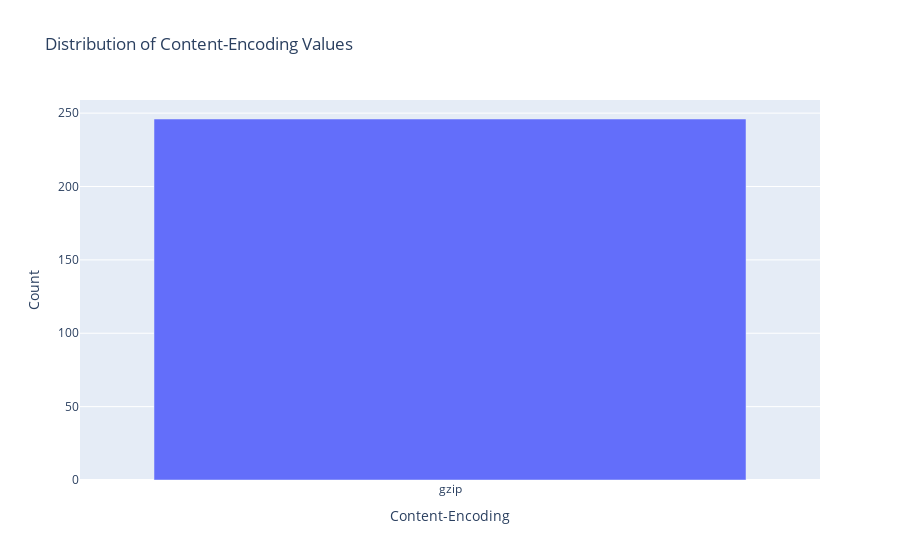

Notebook cell for this chart:
### Code cell
# Count the occurrence of each encoding
content_encoding_counts = data['Content-Encoding'].value_counts()

# Convert the Series to a DataFrame
content_encoding_counts_df = content_encoding_counts.reset_index()

# Rename the columns for the plot
content_encoding_counts_df.columns = ['Content-Encoding', 'Count']

# Create the bar plot
fig = px.bar(content_encoding_counts_df, x='Content-Encoding', y='Count', title='Distribution of Content-Encoding Values')

# Display the plot
fig.show()
pio.write_html(fig, file='../../fam-report-site/public/Web-Analytics/contentencoding.html', auto_open=True)

### Figure 1 — Plotly figure (JSON) as saved in the notebook; plotly's stock layout.template omitted (floating-point values rounded to 4 significant figures)
{"data": [{"alignmentgroup": "True", "hovertemplate": "Content-Encoding=%{x}<br>Count=%{y}<extra></extra>", "legendgroup": "", "marker": {"color": "#636efa", "pattern": {"shape": ""}}, "name": "", "offsetgroup": "", "orientation": "v", "showlegend": false, "textposition": "auto", "type": "bar", "x": ["gzip"], "xaxis": "x", "y": [246], "yaxis": "y"}], "layout": {"barmode": "relative", "legend": {"tracegroupgap": 0}, "title": {"text": "Distribution of Content-Encoding Values"}, "xaxis": {"anchor": "y", "domain": [0, 1], "title": {"text": "Content-Encoding"}}, "yaxis": {"anchor": "x", "domain": [0, 1], "title": {"text": "Count"}}}}
